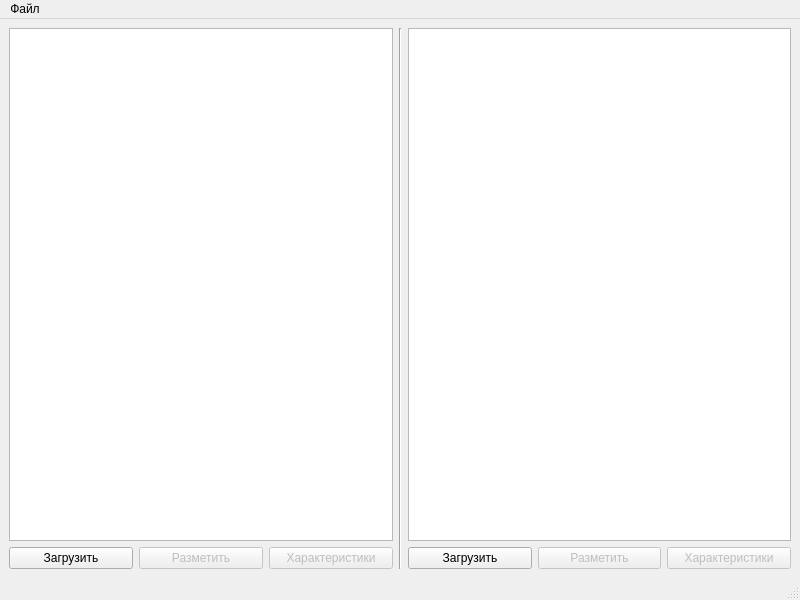
<?xml version="1.0" encoding="UTF-8"?>
<ui version="4.0">
 <class>MainWindow</class>
 <widget class="QMainWindow" name="MainWindow">
  <property name="geometry">
   <rect>
    <x>0</x>
    <y>0</y>
    <width>800</width>
    <height>600</height>
   </rect>
  </property>
  <property name="windowTitle">
   <string>ScanStep</string>
  </property>
  <widget class="QWidget" name="centralwidget">
   <layout class="QHBoxLayout" name="horizontalLayout_3">
    <item>
     <layout class="QVBoxLayout" name="verticalLayout_2">
      <item>
       <widget class="QGraphicsView" name="leftView">
        <property name="cursor" stdset="0">
         <cursorShape>ArrowCursor</cursorShape>
        </property>
        <property name="mouseTracking">
         <bool>true</bool>
        </property>
        <property name="interactive">
         <bool>false</bool>
        </property>
       </widget>
      </item>
      <item>
       <layout class="QHBoxLayout" name="horizontalLayout">
        <item>
         <widget class="QPushButton" name="leftLoadButton">
          <property name="text">
           <string>Загрузить</string>
          </property>
         </widget>
        </item>
        <item>
         <widget class="QPushButton" name="leftMarkupButton">
          <property name="enabled">
           <bool>false</bool>
          </property>
          <property name="text">
           <string>Разметить</string>
          </property>
         </widget>
        </item>
        <item>
         <widget class="QPushButton" name="leftParametersButton">
          <property name="enabled">
           <bool>false</bool>
          </property>
          <property name="text">
           <string>Характеристики</string>
          </property>
         </widget>
        </item>
       </layout>
      </item>
     </layout>
    </item>
    <item>
     <widget class="Line" name="line">
      <property name="orientation">
       <enum>Qt::Vertical</enum>
      </property>
     </widget>
    </item>
    <item>
     <layout class="QVBoxLayout" name="verticalLayout">
      <item>
       <widget class="QGraphicsView" name="rightView">
        <property name="cursor" stdset="0">
         <cursorShape>ArrowCursor</cursorShape>
        </property>
        <property name="mouseTracking">
         <bool>true</bool>
        </property>
        <property name="interactive">
         <bool>false</bool>
        </property>
       </widget>
      </item>
      <item>
       <layout class="QHBoxLayout" name="horizontalLayout_2">
        <item>
         <widget class="QPushButton" name="rightLoadButton">
          <property name="text">
           <string>Загрузить</string>
          </property>
         </widget>
        </item>
        <item>
         <widget class="QPushButton" name="rightMarkupButton">
          <property name="enabled">
           <bool>false</bool>
          </property>
          <property name="text">
           <string>Разметить</string>
          </property>
         </widget>
        </item>
        <item>
         <widget class="QPushButton" name="rightParametersButton">
          <property name="enabled">
           <bool>false</bool>
          </property>
          <property name="text">
           <string>Характеристики</string>
          </property>
         </widget>
        </item>
       </layout>
      </item>
     </layout>
    </item>
   </layout>
  </widget>
  <widget class="QMenuBar" name="menubar">
   <property name="geometry">
    <rect>
     <x>0</x>
     <y>0</y>
     <width>800</width>
     <height>22</height>
    </rect>
   </property>
   <widget class="QMenu" name="menu">
    <property name="title">
     <string>Файл</string>
    </property>
    <addaction name="actionNewProject"/>
   </widget>
   <addaction name="menu"/>
  </widget>
  <widget class="QStatusBar" name="statusbar"/>
  <action name="actionNewProject">
   <property name="text">
    <string>Новый</string>
   </property>
   <property name="shortcut">
    <string>Ctrl+N</string>
   </property>
  </action>
 </widget>
 <resources/>
 <connections/>
</ui>
